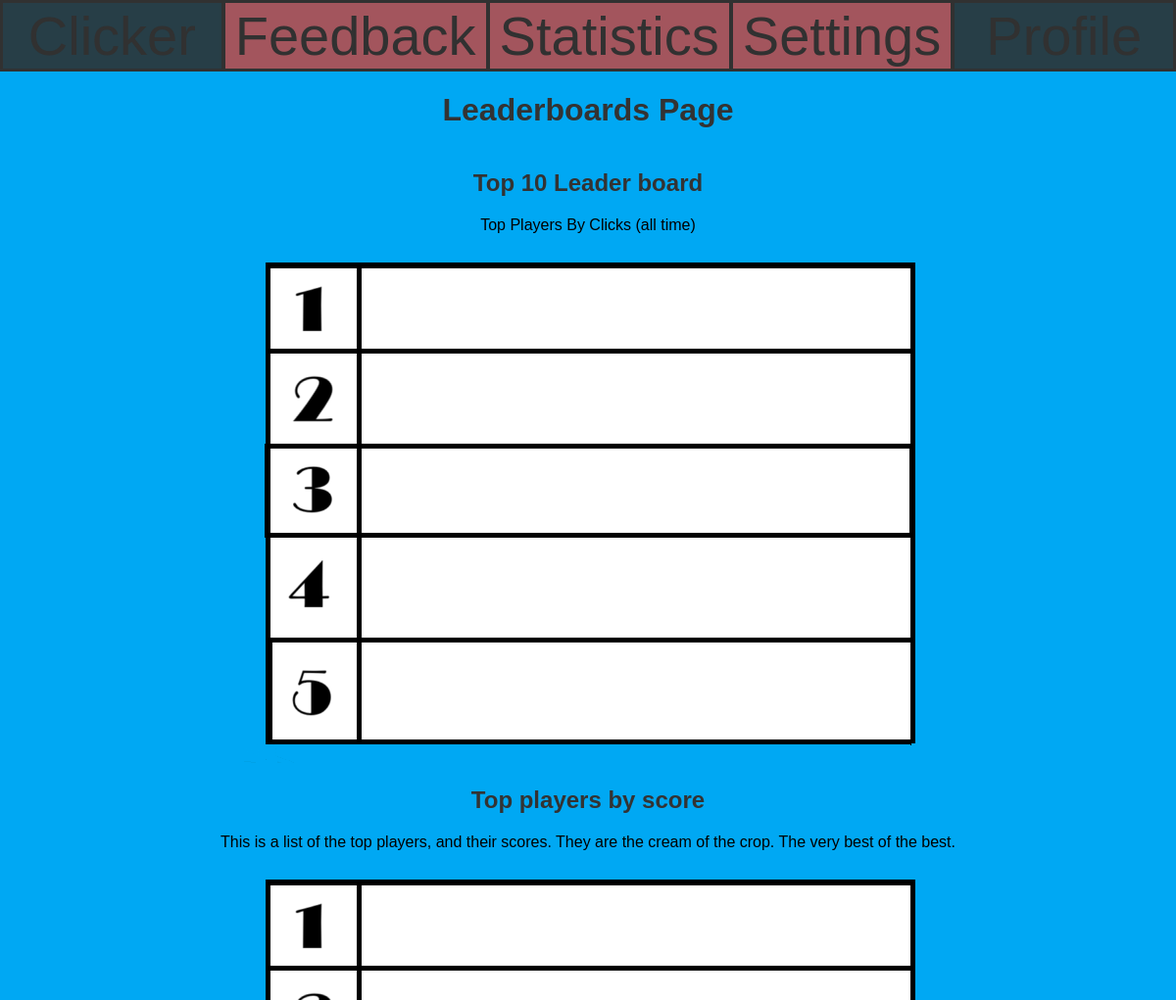
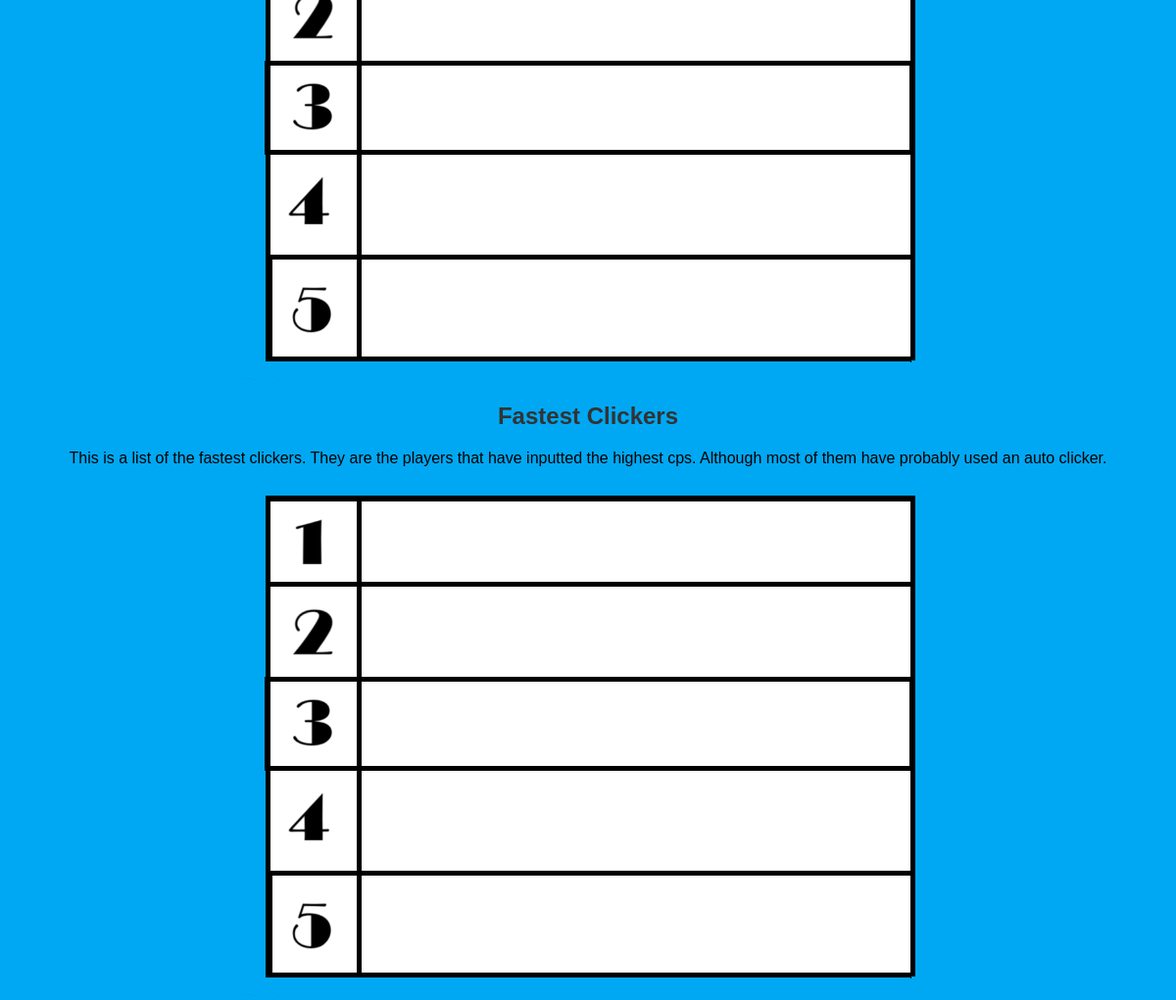
Screenshot of /Leaderboard.php?id=1 with the database file from the repository (2 pictures, top to bottom).
### tables this page shows
CREATE TABLE `pages` (
  `id` int(11) NOT NULL,
  `title1` varchar(255) DEFAULT NULL,
  `text1` text DEFAULT NULL,
  `image1` varchar(255) DEFAULT NULL,
  `title2` varchar(255) DEFAULT NULL,
  `text2` text DEFAULT NULL,
  `image2` varchar(255) DEFAULT NULL,
  `title3` varchar(255) DEFAULT NULL,
  `text3` text DEFAULT NULL,
  `image3` varchar(255) DEFAULT NULL
);

### Leaderboard.php (the view, shortened to what this page needs)
<!DOCTYPE html>
<html lang="en">
<head>
  <link rel="stylesheet" href="css/style.css">
  </head>
</html>
<html>
<head>
</head>
<body>
<?php include ('NavBar.php'); ?>
  <?php
include 'setup.php';
if (isset($_GET['id'])) {
  $id = $_GET['id'];
  $sql = "SELECT * FROM pages WHERE id=$id";
  $result = $conn->query($sql);
  if ($result->num_rows > 0) {
    $page = $result->fetch_assoc();
    $title1 = $page['title1'];
    $text1 = $page['text1'];
    $image1 = $page['image1'];
    $title2 = $page['title2'];
    $text2 = $page['text2'];
    $image2 = $page['image2'];
    $title3 = $page['title3'];
    $text3 = $page['text3'];
    $image3 = $page['image3'];
  } else {
    echo "Page not found.";
    exit;
  }
} else {
  echo "No page ID provided.";
  exit;
}
?>
  <h1>Leaderboards Page</h1>
  <div>
    <div>
      <h2><?php echo $title1; ?></h2>
      <p><?php echo $text1; ?></p>
      <img src="<?php echo $image1; ?>" alt="Image Failed to load">
    </div>
    <div>
      <h2><?php echo $title2; ?></h2>
      <p><?php echo $text2; ?></p>
      <img src="<?php echo $image2; ?>" alt="Image Failed to load">
    </div>
    <div>
      <h2><?php echo $title3; ?></h2>
      <p><?php echo $text3; ?></p>
      <img src="<?php echo $image3; ?>" alt="Image Failed to load">
    </div>
  </div>
</body>
</html>

### css/style.css (style rules this page uses)
* { box-sizing: border-box; text-align: center; }
h1, h2 { color: #333; text-align: center; }
body { font-family: "Bebas Neue", Arial, Helvetica, sans-serif; margin: 0; background-color: #00A8F3; height: 100vh; width: 100vw; display: flex; flex-direction: column; overflow: hidden; }

### rows the page displays
pages: title1 "Top 10 Leader board", text1 "Top Players By Clicks (all time)", image1 (picture), title2 "Top players by score", text2 "This is a list of the top players, and their scores. They are the cream of the crop. The very best of the best.", image2 (picture), title3 "Fastest Clickers", text3 "This is a list of the fastest clickers. They are the players that have inputted the highest cps. Although most of them have probably used an auto clicker.", image3 (picture)
